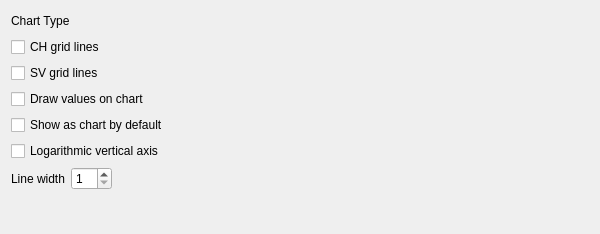
<?xml version="1.0" encoding="UTF-8"?>
<ui version="4.0">
 <class>ReportTabChart</class>
 <widget class="QWidget" name="ReportTabChart">
  <property name="geometry">
   <rect>
    <x>0</x>
    <y>0</y>
    <width>600</width>
    <height>234</height>
   </rect>
  </property>
  <property name="windowTitle">
   <string>Chart Tab</string>
  </property>
  <property name="toolTip">
   <string/>
  </property>
  <property name="whatsThis">
   <string>&lt;p&gt;On this tab, you configure the chart drawn for this report.&lt;/p&gt;</string>
  </property>
  <layout class="QVBoxLayout">
   <item>
    <layout class="QHBoxLayout">
     <item>
      <widget class="QLabel" name="textLabel1">
       <property name="sizePolicy">
        <sizepolicy hsizetype="Preferred" vsizetype="Preferred">
         <horstretch>0</horstretch>
         <verstretch>0</verstretch>
        </sizepolicy>
       </property>
       <property name="toolTip">
        <string>&lt;p&gt;Select what form you would like the chart to be drawn as.&lt;/p&gt;</string>
       </property>
       <property name="text">
        <string>Chart Type</string>
       </property>
       <property name="wordWrap">
        <bool>false</bool>
       </property>
      </widget>
     </item>
     <item>
      <widget class="KMyMoneyGeneralCombo" name="m_comboType" native="true"/>
     </item>
     <item>
      <spacer name="spacer1">
       <property name="orientation">
        <enum>Qt::Horizontal</enum>
       </property>
       <property name="sizeType">
        <enum>QSizePolicy::Expanding</enum>
       </property>
       <property name="sizeHint" stdset="0">
        <size>
         <width>121</width>
         <height>20</height>
        </size>
       </property>
      </spacer>
     </item>
    </layout>
   </item>
   <item>
    <layout class="QGridLayout" name="gridLayout">
     <item row="2" column="0">
      <widget class="QCheckBox" name="m_checkValues">
       <property name="toolTip">
        <string>&lt;p&gt;Select this option to draw the numeric values for data points next to their plot location.&lt;/p&gt;</string>
       </property>
       <property name="text">
        <string>Draw values on chart</string>
       </property>
      </widget>
     </item>
     <item row="3" column="0">
      <widget class="QCheckBox" name="m_checkShowChart">
       <property name="toolTip">
        <string>&lt;p&gt;Select this option to cause the report to be shown as a chart when you first open the report.  Otherwise, it will come up as a text report.&lt;/p&gt;</string>
       </property>
       <property name="text">
        <string>Show as chart by default</string>
       </property>
      </widget>
     </item>
     <item row="1" column="0">
      <widget class="QCheckBox" name="m_checkSVGridLines">
       <property name="text">
        <string notr="true">SV grid lines</string>
       </property>
      </widget>
     </item>
     <item row="0" column="0">
      <widget class="QCheckBox" name="m_checkCHGridLines">
       <property name="toolTip">
        <string>&lt;p&gt;Select this option to show horizontal and vertical grid lines on the chart.&lt;/p&gt;</string>
       </property>
       <property name="text">
        <string notr="true">CH grid lines</string>
       </property>
      </widget>
     </item>
     <item row="4" column="0">
      <widget class="QCheckBox" name="m_logYaxis">
       <property name="text">
        <string>Logarithmic vertical axis</string>
       </property>
      </widget>
     </item>
    </layout>
   </item>
   <item>
    <layout class="QHBoxLayout">
     <item>
      <widget class="QLabel" name="textLabel6">
       <property name="sizePolicy">
        <sizepolicy hsizetype="Preferred" vsizetype="Preferred">
         <horstretch>0</horstretch>
         <verstretch>0</verstretch>
        </sizepolicy>
       </property>
       <property name="toolTip">
        <string>&lt;p&gt;Select what width should be used to draw the line on the chart&lt;/p&gt;</string>
       </property>
       <property name="text">
        <string>Line width</string>
       </property>
       <property name="wordWrap">
        <bool>false</bool>
       </property>
      </widget>
     </item>
     <item>
      <widget class="QSpinBox" name="m_lineWidth">
       <property name="minimum">
        <number>1</number>
       </property>
       <property name="maximum">
        <number>10</number>
       </property>
      </widget>
     </item>
     <item>
      <spacer name="spacer2">
       <property name="orientation">
        <enum>Qt::Horizontal</enum>
       </property>
       <property name="sizeType">
        <enum>QSizePolicy::Expanding</enum>
       </property>
       <property name="sizeHint" stdset="0">
        <size>
         <width>121</width>
         <height>20</height>
        </size>
       </property>
      </spacer>
     </item>
    </layout>
   </item>
   <item>
    <spacer name="spacer15">
     <property name="orientation">
      <enum>Qt::Vertical</enum>
     </property>
     <property name="sizeType">
      <enum>QSizePolicy::Expanding</enum>
     </property>
     <property name="sizeHint" stdset="0">
      <size>
       <width>20</width>
       <height>20</height>
      </size>
     </property>
    </spacer>
   </item>
  </layout>
 </widget>
 <layoutdefault spacing="6" margin="11"/>
 <customwidgets>
  <customwidget>
   <class>KMyMoneyGeneralCombo</class>
   <extends>QWidget</extends>
   <header>kmymoneymvccombo.h</header>
   <container>1</container>
  </customwidget>
 </customwidgets>
 <resources/>
 <connections/>
</ui>
